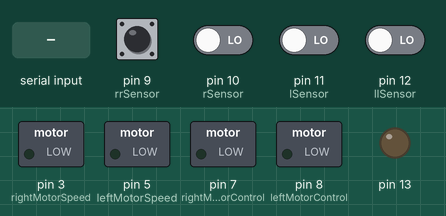
Recording of a sketch running on a simulated Arduino Uno, built with avr-gcc and run on an emulated ATmega328P. On the bench: switched loads named in the sketch (green lamp = pin HIGH), output pins drawn as LEDs (lit = HIGH). Dashed ring = blinking. Inputs (shaded band) come from the test bench; at power-on: pin 9 (rrSensor), pin 10 (rSensor), pin 11 (lSensor), pin 12 (llSensor) LOW.

Above: at 1.2 s.
1.3 s: "1" received over the second serial link
At 2.1 s:
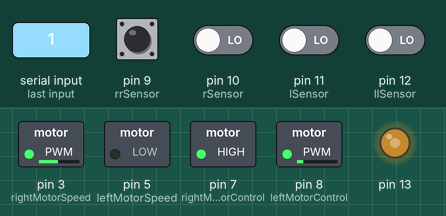
2.8 s: pin 9 (rrSensor) driven HIGH
At 4.0 s:
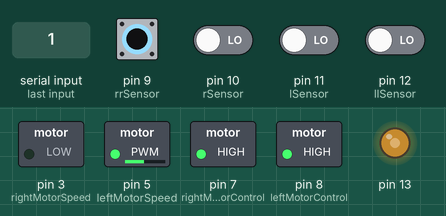
4.3 s: "0" received over the second serial link
At 5.5 s:
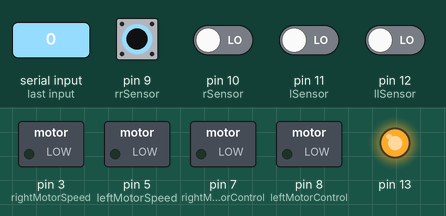
5.8 s: "1" received over the second serial link
At 6.7 s:
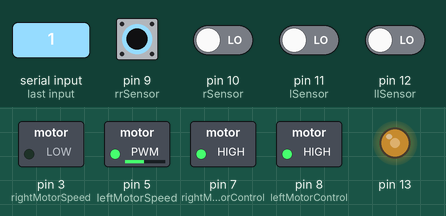
7.3 s: pin 9 (rrSensor) pulsed LOW 2 times (0.12 s each, 0.3 s apart)
At 7.45 s:
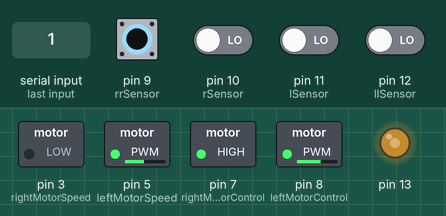
10.3 s: "0" received over the second serial link
At 10.9 s:
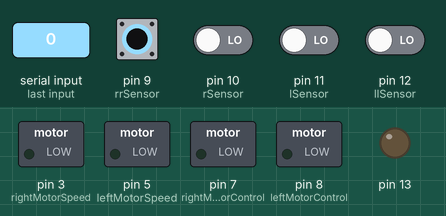
Timing chart, 0 to 12.8 s (numbered marks = the images above; inputs shaded):
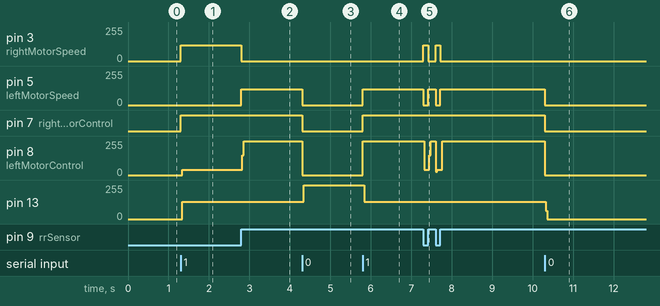

The sketch:

main.ino
```cpp
#include <SoftwareSerial.h>
#include "declarations.h"

SoftwareSerial hc06(BluetoothTX, BluetoothRX);

void setup() {
  pinMode(leftMotorSpeed, OUTPUT);
  pinMode(rightMotorSpeed, OUTPUT);
  pinMode(leftMotorControl, OUTPUT);
  pinMode(rightMotorControl, OUTPUT);
  pinMode(13, OUTPUT);

  // 38400 is the default baud rate of the bluetooth module HC-06
  hc06.begin(38400);
  Serial.begin(38400);
}

void loop() {
  control = hc06.read();
  //  Serial.println("still outside while");
  //  delay(2000);

  if (control == '1') {
    while (true) {
      if (hc06.read() == '0') {
        //        Serial.println("stopped");
        stopRobot();
        break;
      }

      // Serial.println("running");
      // 1 means black, one led is lighting
      // 0 means white, two leds are lighting

      //delay(500);
      printSensorReadings();

      if ((sensors[1] | sensors[2]) == 1) {
        startRobot();
        // straight
        if (sensors[0] == 0 && sensors[3] == 0) {
          moveForward();
        }
        // left
        if (sensors[0] == 1 && sensors[3] == 0) {
          turnLeft();
        }
        // right
        if (sensors[0] == 0 && sensors[3] == 1) {
          turnRight();
        }
        // stop
        if (sensors[0] == 1 && sensors[1] == 1 && sensors[2] == 1 && sensors[3] == 1) {
          bool stop = moveOneInch();
          if (stop) {
            stopRobot();
            continue;
          }
          else {
            turnLeft();
          }
        }
        /*else{
          turnLeft();
          }*/
      }
      // U turn (180 degrees)
      else if (sensors[0] == 0 && sensors[1] == 0 &&
               sensors[2] == 0 && sensors[3] == 0) {
        startRobot();
        turnU();
      }
      else if (sensors[0] == 0 && sensors[1] == 0 &&
               sensors[2] == 1 && sensors[3] == 1) {
        startRobot();
        turnRight();
      }
      else if (sensors[0] == 0 && sensors[1] == 0 &&
               sensors[2] == 0 && sensors[3] == 1) {
        startRobot();
        turnRight();
      }

      else if (sensors[0] == 1 && sensors[1] == 1 &&
               sensors[2] == 0 && sensors[3] == 0) {
        startRobot();
        turnLeft();
      }
      else if (sensors[0] == 1 && sensors[1] == 0 &&
               sensors[2] == 0 && sensors[3] == 0) {
        startRobot();
        turnLeft();
      }
    }
  }
}
```

declarations.h
```cpp
int rightMotorSpeed = 3;
int leftMotorSpeed = 5;

int rightMotorControl = 7;
int leftMotorControl = 8;

int rrSensor = 9;
int rSensor = 10;
int lSensor = 11;
int llSensor = 12;

int sensors[4];
char control;

int BluetoothTX = 2;
int BluetoothRX = 4;
```

methods.ino
```cpp
void printSensorReadings() {
  //Serial.print("llSensor: ");
  sensors[0] = digitalRead(llSensor);
  //Serial.println(sensors[0]);

  //Serial.print("lSensor: ");
  sensors[1] = digitalRead(lSensor);
  //Serial.println(sensors[1]);

  //Serial.print("rSensor: ");
  sensors[2] = digitalRead(rSensor);
  //Serial.println(sensors[2]);

  //Serial.print("rrSensor: ");
  sensors[3] = digitalRead(rrSensor);
  //Serial.println(sensors[3]);
  //Serial.println('\n');

  digitalWrite(13, !digitalRead(13));
}

void stopRobot() {
  digitalWrite(leftMotorControl, LOW);
  digitalWrite(rightMotorControl, LOW);
  analogWrite(rightMotorSpeed, 0);
  analogWrite(leftMotorSpeed, 0);
}

void startRobot() {
  digitalWrite(leftMotorControl, HIGH);
  digitalWrite(rightMotorControl, HIGH);
}

void moveForward() {
  analogWrite(rightMotorSpeed, 75);
  analogWrite(leftMotorSpeed, 95);
  //delay(2);
}

void turnLeft() {
  analogWrite(rightMotorSpeed, 120);
  analogWrite(leftMotorSpeed, 0);
  //delay(2);
}

void turnRight() {
  analogWrite(rightMotorSpeed, 0);
  analogWrite(leftMotorSpeed, 120);
  //delay(2);
}

void turnU() {
  //  startRobot();
  //  moveForward();
  //  delay(3);

  digitalWrite(rightMotorControl, HIGH);
  digitalWrite(leftMotorControl, LOW);
  analogWrite(rightMotorSpeed, 120);
  analogWrite(leftMotorSpeed, 0);
}

bool moveOneInch() {
  //  stopRobot();
  //  delay(1000);

  startRobot();
  analogWrite(rightMotorSpeed, 75);
  analogWrite(leftMotorSpeed, 95);
  delay(200);

  printSensorReadings();
  if (sensors[0] == 0 && sensors[1] == 0 && sensors[2] == 0 && sensors[3] == 0) {
    return false;
  }
  else if (sensors[0] == 1 && sensors[1] == 1 && sensors[2] == 1 && sensors[3] == 1) {
    return true;
  }
  return true;
}
```

Measured:
- after the input at 1.3 s, pin 3 (rightMotorSpeed): 0/255 → 120/255 at once; pin 7 (rightMotorControl): LOW → HIGH at once; pin 8 (leftMotorControl): 0/255 → 39/255 at once; pin 13: 0/255 → 128/255 at once
- after the input at 2.8 s, pin 3 (rightMotorSpeed): 120/255 → 0/255 at once; pin 5 (leftMotorSpeed): 0/255 → 120/255 at once; pin 8 (leftMotorControl): 39/255 → 255/255 at once
- after the input at 4.3 s, pin 5 (leftMotorSpeed): 120/255 → 0/255 at once; pin 7 (rightMotorControl): HIGH → LOW at once; pin 8 (leftMotorControl): 255/255 → 0/255 at once; pin 13: 128/255 → 255/255 at once
- after the input at 5.8 s, pin 5 (leftMotorSpeed): 0/255 → 120/255 at once; pin 7 (rightMotorControl): LOW → HIGH at once; pin 8 (leftMotorControl): 0/255 → 255/255 at once; pin 13: 255/255 → 128/255 at once
- after the input at 7.3 s, pin 3 (rightMotorSpeed): alternates 120/255 for 0.12 s and 0/255 for 0.18 s, 4 changes in all, then stays 0/255, starting at once; pin 5 (leftMotorSpeed): alternates 120/255 for 0.18 s and 0/255 for 0.12 s, 4 changes in all, then stays 120/255, starting at once
- after the input at 10.3 s, pin 5 (leftMotorSpeed): 120/255 → 0/255 at once; pin 7 (rightMotorControl): HIGH → LOW at once; pin 8 (leftMotorControl): 255/255 → 0/255 at once; pin 13: 128/255 → 0/255 at once
